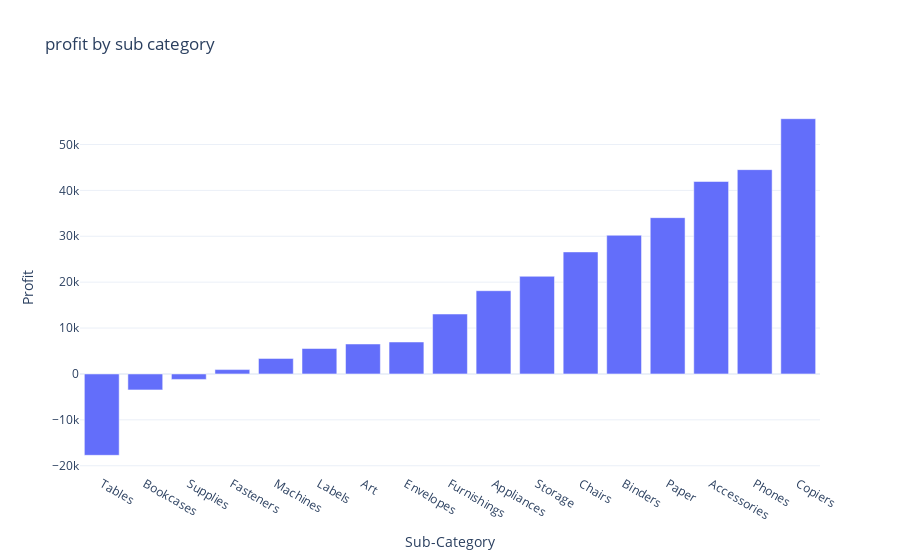

Notebook code cell kept with this figure:
### Markdown cell above
# profit by sub-category

### Code cell
sales_by_sub_category_profit = data.groupby("Sub-Category")["Profit"].sum().reset_index().sort_values(by = "Profit")
px.bar(sales_by_sub_category_profit , x = "Sub-Category" , y = "Profit" , title = "profit by sub category")

### Figure 1 — Plotly figure (JSON) as saved in the notebook; plotly's stock layout.template omitted (floating-point values rounded to 4 significant figures)
{"data": [{"alignmentgroup": "True", "hovertemplate": "Sub-Category=%{x}<br>Profit=%{y}<extra></extra>", "legendgroup": "", "marker": {"color": "#636efa", "pattern": {"shape": ""}}, "name": "", "offsetgroup": "", "orientation": "v", "showlegend": false, "textposition": "auto", "type": "bar", "x": ["Tables", "Bookcases", "Supplies", "Fasteners", "Machines", "Labels", "Art", "Envelopes", "Furnishings", "Appliances", "Storage", "Chairs", "Binders", "Paper", "Accessories", "Phones", "Copiers"], "xaxis": "x", "y": [-17730.0, -3473.0, -1189.0, 949.5, 3385.0, 5546.0, 6528.0, 6964.0, 13060.0, 18140.0, 21280.0, 26590.0, 30220.0, 34050.0, 41940.0, 44520.0, 55620.0], "yaxis": "y"}], "layout": {"autosize": true, "barmode": "relative", "legend": {"tracegroupgap": 0}, "title": {"text": "profit by sub category"}, "xaxis": {"anchor": "y", "autorange": true, "domain": [0, 1], "range": [-0.5, 16.5], "title": {"text": "Sub-Category"}, "type": "category"}, "yaxis": {"anchor": "x", "autorange": true, "domain": [0, 1], "range": [-21800.0, 59690.0], "title": {"text": "Profit"}, "type": "linear"}}}
